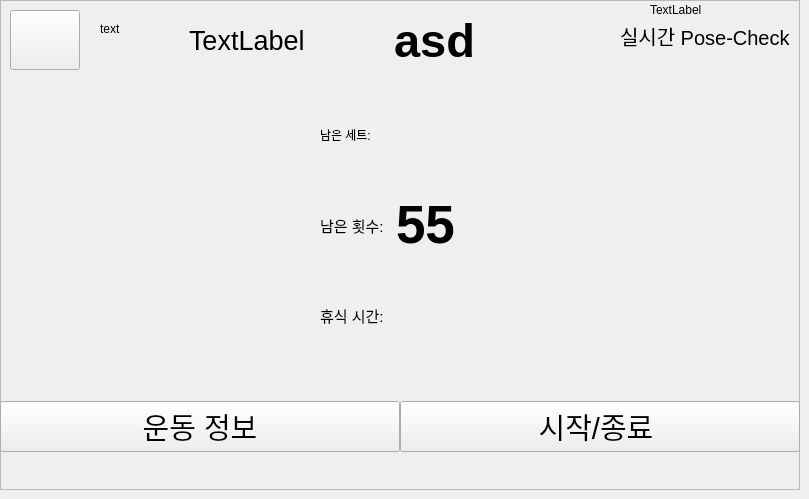
    <widget class="QWidget" name="page_2">
     <widget class="QFrame" name="frame_3">
      <property name="geometry">
       <rect>
        <x>0</x>
        <y>0</y>
        <width>800</width>
        <height>490</height>
       </rect>
      </property>
      <property name="frameShape">
       <enum>QFrame::StyledPanel</enum>
      </property>
      <property name="frameShadow">
       <enum>QFrame::Raised</enum>
      </property>
      <widget class="QFrame" name="frame_4">
       <property name="geometry">
        <rect>
         <x>0</x>
         <y>391</y>
         <width>800</width>
         <height>71</height>
        </rect>
       </property>
       <property name="frameShape">
        <enum>QFrame::NoFrame</enum>
       </property>
       <property name="frameShadow">
        <enum>QFrame::Raised</enum>
       </property>
       <layout class="QHBoxLayout" name="horizontalLayout_2">
        <property name="spacing">
         <number>0</number>
        </property>
        <property name="margin">
         <number>0</number>
        </property>
        <item>
         <widget class="QPushButton" name="info_3">
          <property name="font">
           <font>
            <pointsize>22</pointsize>
           </font>
          </property>
          <property name="text">
           <string>운동 정보</string>
          </property>
         </widget>
        </item>
        <item>
         <widget class="QPushButton" name="startfinish_2">
          <property name="font">
           <font>
            <pointsize>22</pointsize>
           </font>
          </property>
          <property name="text">
           <string>시작/종료 </string>
          </property>
         </widget>
        </item>
       </layout>
      </widget>
      <widget class="QPushButton" name="gotohome_2">
       <property name="geometry">
        <rect>
         <x>10</x>
         <y>10</y>
         <width>70</width>
         <height>60</height>
        </rect>
       </property>
       <property name="text">
        <string/>
       </property>
       <property name="icon">
        <iconset resource="resources.qrc">
         <normaloff>:/icons/icons/rotate-ccw.svg</normaloff>:/icons/icons/rotate-ccw.svg</iconset>
       </property>
      </widget>
      <widget class="QFrame" name="frame_8">
       <property name="geometry">
        <rect>
         <x>180</x>
         <y>10</y>
         <width>421</width>
         <height>61</height>
        </rect>
       </property>
       <property name="frameShape">
        <enum>QFrame::NoFrame</enum>
       </property>
       <property name="frameShadow">
        <enum>QFrame::Raised</enum>
       </property>
       <layout class="QHBoxLayout" name="horizontalLayout_4">
        <item>
         <widget class="QLabel" name="nowroutine_2">
          <property name="font">
           <font>
            <pointsize>20</pointsize>
           </font>
          </property>
          <property name="text">
           <string>TextLabel</string>
          </property>
         </widget>
        </item>
        <item>
         <widget class="QLabel" name="label_7">
          <property name="font">
           <font>
            <pointsize>35</pointsize>
            <weight>75</weight>
            <bold>true</bold>
           </font>
          </property>
          <property name="text">
           <string>asd</string>
          </property>
         </widget>
        </item>
       </layout>
      </widget>
      <widget class="QLabel" name="label_17">
       <property name="geometry">
        <rect>
         <x>620</x>
         <y>20</y>
         <width>171</width>
         <height>31</height>
        </rect>
       </property>
       <property name="font">
        <font>
         <pointsize>15</pointsize>
        </font>
       </property>
       <property name="text">
        <string>실시간 Pose-Check</string>
       </property>
      </widget>
      <widget class="QFrame" name="frame_18">
       <property name="geometry">
        <rect>
         <x>302</x>
         <y>80</y>
         <width>181</width>
         <height>290</height>
        </rect>
       </property>
       <property name="frameShape">
        <enum>QFrame::NoFrame</enum>
       </property>
       <property name="frameShadow">
        <enum>QFrame::Raised</enum>
       </property>
       <layout class="QVBoxLayout" name="verticalLayout_2">
        <item>
         <widget class="QFrame" name="frame_23">
          <property name="frameShape">
           <enum>QFrame::NoFrame</enum>
          </property>
          <property name="frameShadow">
           <enum>QFrame::Raised</enum>
          </property>
          <layout class="QHBoxLayout" name="horizontalLayout_9">
           <item>
            <widget class="QLabel" name="label_20">
             <property name="text">
              <string>남은 세트:</string>
             </property>
            </widget>
           </item>
           <item>
            <widget class="QLabel" name="leftset_2">
             <property name="font">
              <font>
               <pointsize>50</pointsize>
               <weight>75</weight>
               <bold>true</bold>
              </font>
             </property>
             <property name="text">
              <string/>
             </property>
            </widget>
           </item>
          </layout>
         </widget>
        </item>
        <item>
         <widget class="QFrame" name="frame_24">
          <property name="font">
           <font>
            <weight>75</weight>
            <bold>true</bold>
           </font>
          </property>
          <property name="frameShape">
           <enum>QFrame::NoFrame</enum>
          </property>
          <property name="frameShadow">
           <enum>QFrame::Raised</enum>
          </property>
          <layout class="QHBoxLayout" name="horizontalLayout_10">
           <item>
            <widget class="QLabel" name="label_89">
             <property name="font">
              <font>
               <pointsize>11</pointsize>
               <weight>50</weight>
               <bold>false</bold>
              </font>
             </property>
             <property name="text">
              <string>남은 횟수:</string>
             </property>
            </widget>
           </item>
           <item>
            <widget class="QLabel" name="lefttry_2">
             <property name="font">
              <font>
               <pointsize>40</pointsize>
               <weight>75</weight>
               <bold>true</bold>
              </font>
             </property>
             <property name="text">
              <string>55</string>
             </property>
            </widget>
           </item>
          </layout>
         </widget>
        </item>
        <item>
         <widget class="QFrame" name="frame_6">
          <property name="frameShape">
           <enum>QFrame::NoFrame</enum>
          </property>
          <property name="frameShadow">
           <enum>QFrame::Raised</enum>
          </property>
          <layout class="QHBoxLayout" name="horizontalLayout_3">
           <item>
            <widget class="QLabel" name="label_12">
             <property name="font">
              <font>
               <pointsize>11</pointsize>
              </font>
             </property>
             <property name="text">
              <string>휴식 시간:</string>
             </property>
            </widget>
           </item>
           <item>
            <widget class="QLabel" name="resttime_2">
             <property name="font">
              <font>
               <pointsize>55</pointsize>
              </font>
             </property>
             <property name="text">
              <string/>
             </property>
            </widget>
           </item>
          </layout>
         </widget>
        </item>
       </layout>
      </widget>
      <widget class="QLabel" name="time_2">
       <property name="geometry">
        <rect>
         <x>650</x>
         <y>0</y>
         <width>250</width>
         <height>20</height>
        </rect>
       </property>
       <property name="text">
        <string>TextLabel</string>
       </property>
      </widget>
      <widget class="QLabel" name="label_9">
       <property name="geometry">
        <rect>
         <x>100</x>
         <y>20</y>
         <width>61</width>
         <height>17</height>
        </rect>
       </property>
       <property name="text">
        <string>text</string>
       </property>
      </widget>
      <widget class="QWidget" name="verticalLayoutWidget">
       <property name="geometry">
        <rect>
         <x>0</x>
         <y>90</y>
         <width>301</width>
         <height>281</height>
        </rect>
       </property>
       <layout class="QVBoxLayout" name="forgraph"/>
      </widget>
      <widget class="QWidget" name="verticalLayoutWidget_2">
       <property name="geometry">
        <rect>
         <x>480</x>
         <y>90</y>
         <width>311</width>
         <height>271</height>
        </rect>
       </property>
       <layout class="QVBoxLayout" name="forgraph_2"/>
      </widget>
     </widget>
    </widget>
